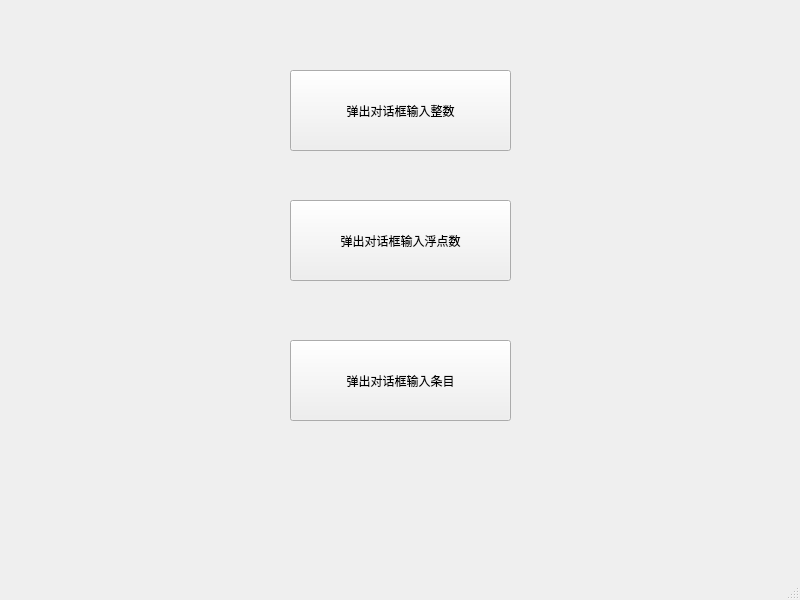
<?xml version="1.0" encoding="UTF-8"?>
<ui version="4.0">
 <class>MainWindow</class>
 <widget class="QMainWindow" name="MainWindow">
  <property name="geometry">
   <rect>
    <x>0</x>
    <y>0</y>
    <width>800</width>
    <height>600</height>
   </rect>
  </property>
  <property name="windowTitle">
   <string>MainWindow</string>
  </property>
  <widget class="QWidget" name="centralwidget">
   <widget class="QPushButton" name="pushButton">
    <property name="geometry">
     <rect>
      <x>290</x>
      <y>70</y>
      <width>221</width>
      <height>81</height>
     </rect>
    </property>
    <property name="text">
     <string>弹出对话框输入整数</string>
    </property>
   </widget>
   <widget class="QPushButton" name="pushButton_2">
    <property name="geometry">
     <rect>
      <x>290</x>
      <y>200</y>
      <width>221</width>
      <height>81</height>
     </rect>
    </property>
    <property name="text">
     <string>弹出对话框输入浮点数</string>
    </property>
   </widget>
   <widget class="QPushButton" name="pushButton_3">
    <property name="geometry">
     <rect>
      <x>290</x>
      <y>340</y>
      <width>221</width>
      <height>81</height>
     </rect>
    </property>
    <property name="text">
     <string>弹出对话框输入条目</string>
    </property>
   </widget>
  </widget>
  <widget class="QMenuBar" name="menubar">
   <property name="geometry">
    <rect>
     <x>0</x>
     <y>0</y>
     <width>800</width>
     <height>21</height>
    </rect>
   </property>
  </widget>
  <widget class="QStatusBar" name="statusbar"/>
 </widget>
 <resources/>
 <connections/>
</ui>
